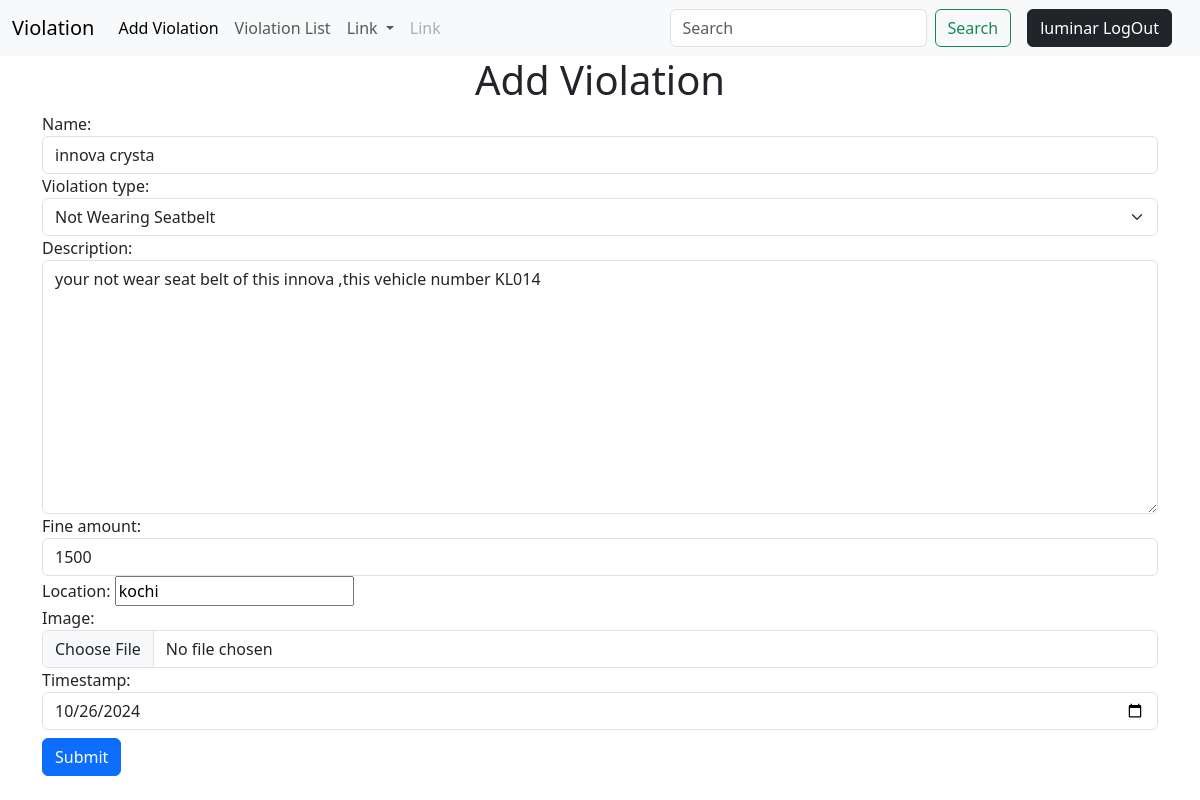
Page /violation/2/change/ (signed in) on the committed database.
### road/models.py (models this page shows, shortened)
class User(AbstractUser):
    phone=models.CharField(max_length=12,unique=True)

class RoadViolation(models.Model):
    name=models.CharField(max_length=100)
    owner=models.ForeignKey(User,on_delete=models.CASCADE)
    description=models.TextField()
    VIOLATION_TYPES=(
        ("speeding","Speeding"),
        ("distracted_driving","Distracted driving"),
        ("seatbelt","Not Wearing Seatbelt"),
        ("parking","Illegal parking"),
        ("reckless","Reckless Driving"),
        ("traffic_signals","Ignoring Traffic Signals"),
        ("phone","Driving time phone usage"),
        ("register","Unregisterd Vehicle"),
        ("helmet","Riding Without Helmet"),
        ("Other","Other")
    )
    violation_type=models.CharField(max_length=100,choices=VIOLATION_TYPES,default="Speeding")
    fine_amount=models.PositiveIntegerField()
    location=models.CharField(max_length=100)
    image=models.ImageField(upload_to="violation_images",null=True,blank=True)
    timestamp=models.DateTimeField(null=True)

### road/views.py (the view, shortened to what this page needs)
# urls.py: path("violation/<int:pk>/change/",views.ViolationUpdateView.as_view(),name="update"),
@method_decorator(decs,name="dispatch")
class ViolationUpdateView(View):
    template_name="update.html"
    form_class=RoadViolationForm
    def get(self,request,*args,**kwargs):
        id=kwargs.get("pk")
        property_object=get_object_or_404(RoadViolation,id=id)
        form_instance=self.form_class(instance=property_object)
        return render(request,self.template_name,{"form":form_instance})

### road/forms.py
class RoadViolationForm(forms.ModelForm):
    class Meta:
        model=RoadViolation
        fields=["name","violation_type","description","fine_amount","location","image","timestamp"]
        widgets={
            "name":forms.TextInput(attrs={"class":"form-control"}),
            "violation_type":forms.Select(attrs={"class":"form-control form-select"}),
            "description":forms.Textarea(attrs={"class":"form-control"}),
            "fine_amount":forms.NumberInput(attrs={"class":"form-control"}),
            "image":forms.FileInput(attrs={"class":"form-control"}),
            "timestamp":forms.DateInput(attrs={"class":"form-control","type":"date"}),
        }

### road/templates/update.html (shortened to what this page needs)
{% extends 'base.html'%}
{%block main_block%}
<h1 class="text-center mb-2">Add Violation</h1>
<div class="container">
    <div>
        <form action="" method="post" enctype="multipart/form-data">
           {{form}}
            <button class="btn btn-primary my-2" type="submit">Submit</button>
        </form>
    </div>
</div>
{% endblock%}

### road/templates/base.html (shortened to what this page needs)
<!DOCTYPE html>
<html lang="en">
<head>
    <link href="https://cdn.jsdelivr.net/npm/bootstrap@5.3.3/dist/css/bootstrap.min.css" rel="stylesheet"
>
</head>
<body>
    <nav class="navbar navbar-expand-lg bg-body-tertiary">
        <div class="container-fluid">
          <a class="navbar-brand" href="#">Violation</a>
          <div class="collapse navbar-collapse" id="navbarScroll">
            <ul class="navbar-nav me-auto my-2 my-lg-0 navbar-nav-scroll" style="--bs-scroll-height: 100px;">
              <li class="nav-item">
                <a class="nav-link active" aria-current="page" href="{%url 'violation-add'%}">Add Violation</a>
              </li>
              <li class="nav-item">
                <a class="nav-link" href="{% url 'violation-list'%}">Violation List</a>
              </li>
              <li class="nav-item dropdown">
                <a class="nav-link dropdown-toggle" href="#" role="button" data-bs-toggle="dropdown" aria-expanded="false">
                  Link
                </a>
              </li>
              <li class="nav-item">
                <a class="nav-link disabled" aria-disabled="true">Link</a>
              </li>
            </ul>
            <form class="d-flex" role="search">
              <input class="form-control me-2" type="search" placeholder="Search" aria-label="Search">
              <button class="btn btn-outline-success" type="submit">Search</button>
            </form>
            <div class="nav-item  mx-3">
                <a href="{%url 'signout'%}" class="btn btn-dark rounded">{{request.user}}  LogOut</a>
            </div>
          </div>
        </div>
      </nav>
     {%block main_block%}
     {%endblock%}
</body>
</html>

### rows in the picture
User: user "luminar"
RoadViolation: name "innova crysta", violation_type "Not Wearing Seatbelt", description "your not wear seat belt of this innova ,this vehicle number KL014", fine_amount "1500", location "kochi", timestamp "10/26/2024"
